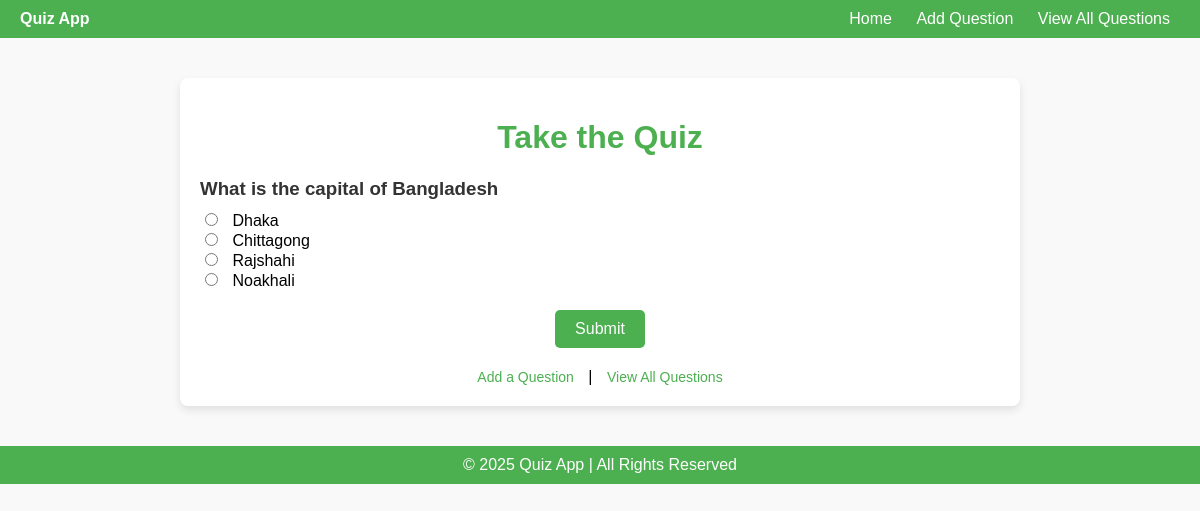
Before: / with the older database file.
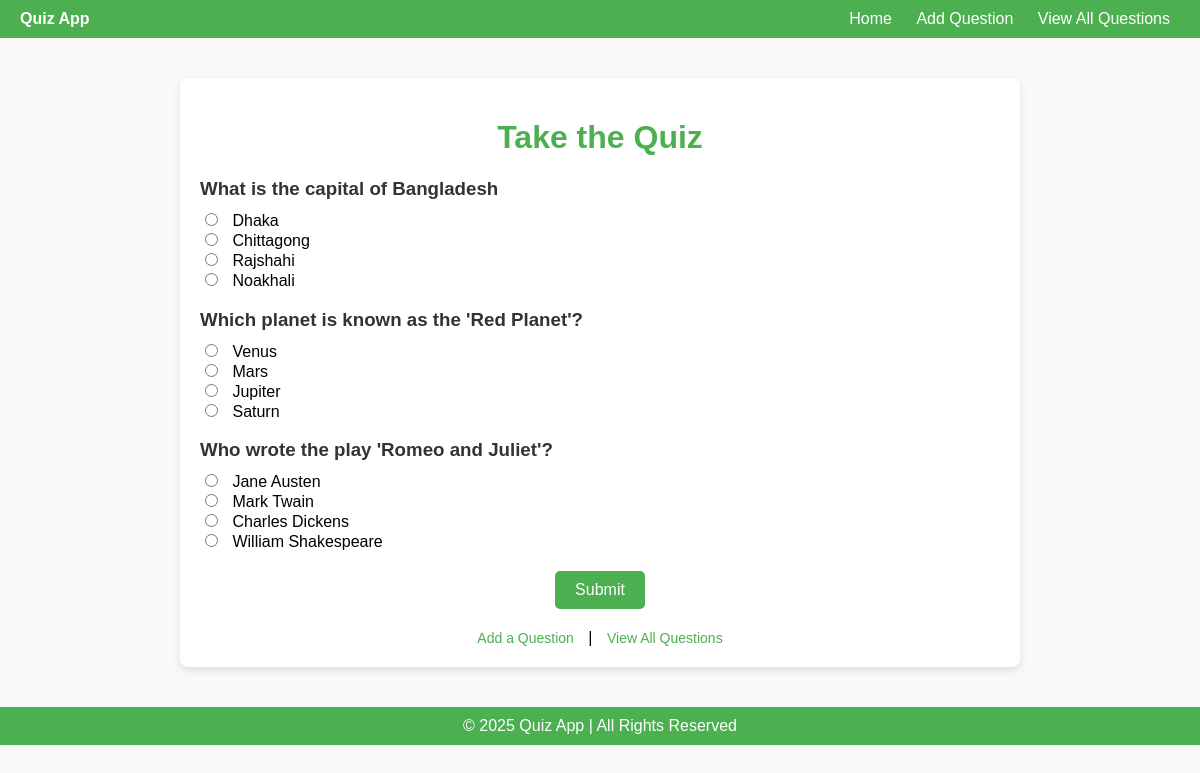
After: the same page with the newer database file.
### quiz/models.py (models this page shows, shortened)
class Question(models.Model):
    text = models.CharField(max_length=255)
    option1 = models.CharField(max_length=100)
    option2 = models.CharField(max_length=100)
    option3 = models.CharField(max_length=100)
    option4 = models.CharField(max_length=100)
    correct_option = models.CharField(max_length=100)

### quiz/views.py (the view)
# urls.py: path('', views.home, name='home'),
def home(request):
    questions = Question.objects.all()
    template = loader.get_template('home.html')
    context = {
        'questions': questions,
    }
    return HttpResponse(template.render(context, request))

### quiz/templates/home.html (shortened to what this page needs)
<!DOCTYPE html>
<html lang="en">
<head>
</head>
<body>
    <div class="navbar">
        <div><strong>Quiz App</strong></div>
        <div>
            <a href="/">Home</a>
            <a href="/add/">Add Question</a>
            <a href="/questions/">View All Questions</a>
        </div>
    </div>
    <div class="container">
        <h1>Take the Quiz</h1>
        <form method="POST" action="/submit/">
            {% for question in questions %}
                <div class="question">
                    <h3>{{ question.text }}</h3>
                    <input type="radio" name="{{ question.id }}" value="{{ question.option1 }}" required> {{ question.option1 }}<br>
                    <input type="radio" name="{{ question.id }}" value="{{ question.option2 }}"> {{ question.option2 }}<br>
                    <input type="radio" name="{{ question.id }}" value="{{ question.option3 }}"> {{ question.option3 }}<br>
                    <input type="radio" name="{{ question.id }}" value="{{ question.option4 }}"> {{ question.option4 }}<br>
                </div>
            {% endfor %}
            <div style="text-align: center; margin-top: 20px;">
                <button type="submit">Submit</button>
            </div>
        </form>
        <div class="links">
            <a href="/add/">Add a Question</a> |
            <a href="/questions/">View All Questions</a>
        </div>
    </div>
    <div class="footer">
        &copy; 2025 Quiz App | All Rights Reserved
    </div>
</body>
</html>

Changed rows visible on the page:
added Question: text "Which planet is known as the 'Red Planet'?", option1 "Venus", option2 "Mars", option3 "Jupiter", option4 "Saturn"
added Question: text "Who wrote the play 'Romeo and Juliet'?", option1 "Jane Austen", option2 "Mark Twain", option3 "Charles Dickens", option4 "William Shakespeare"
